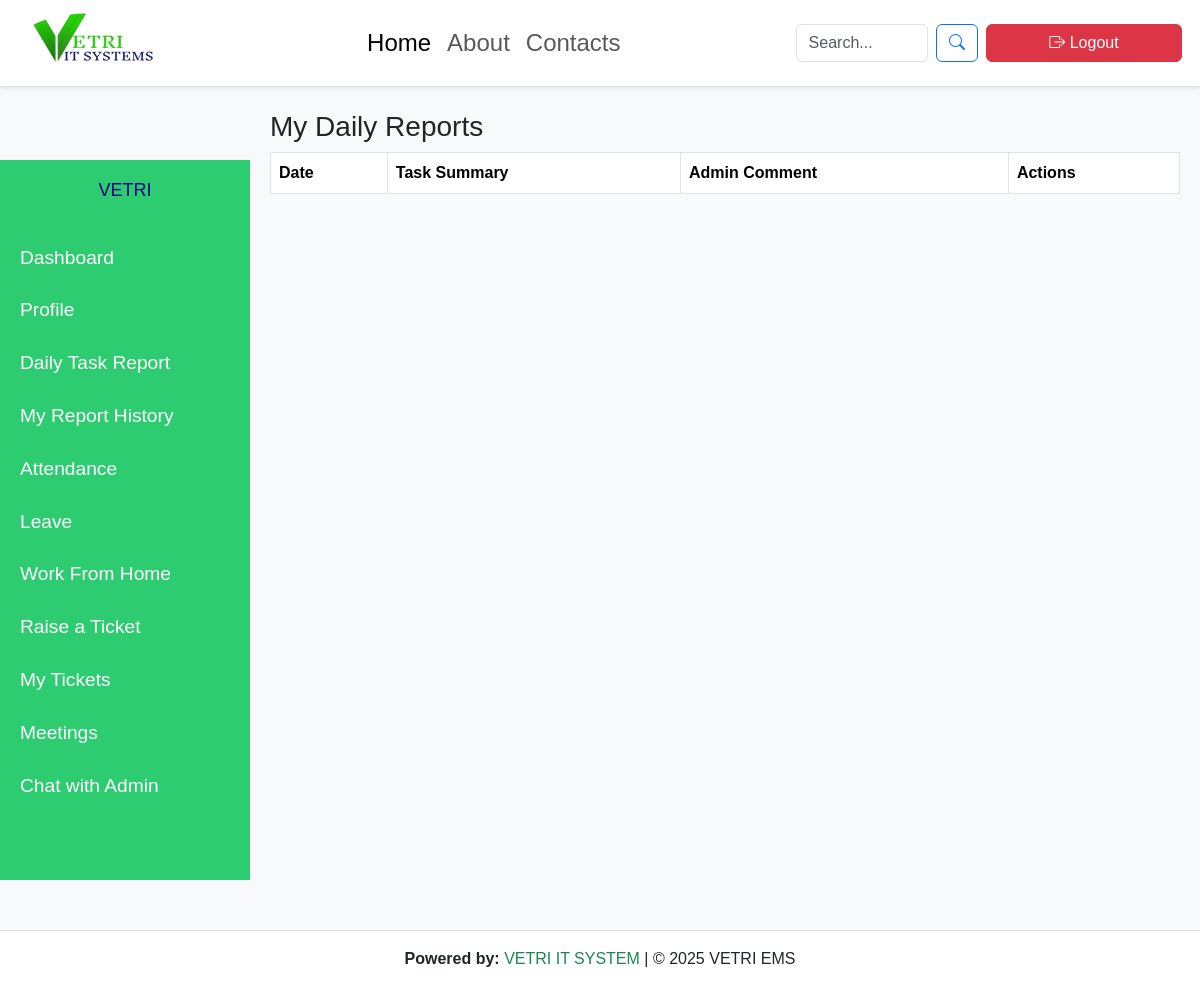
The page /report/history/ (signed in) on the database as committed earlier.
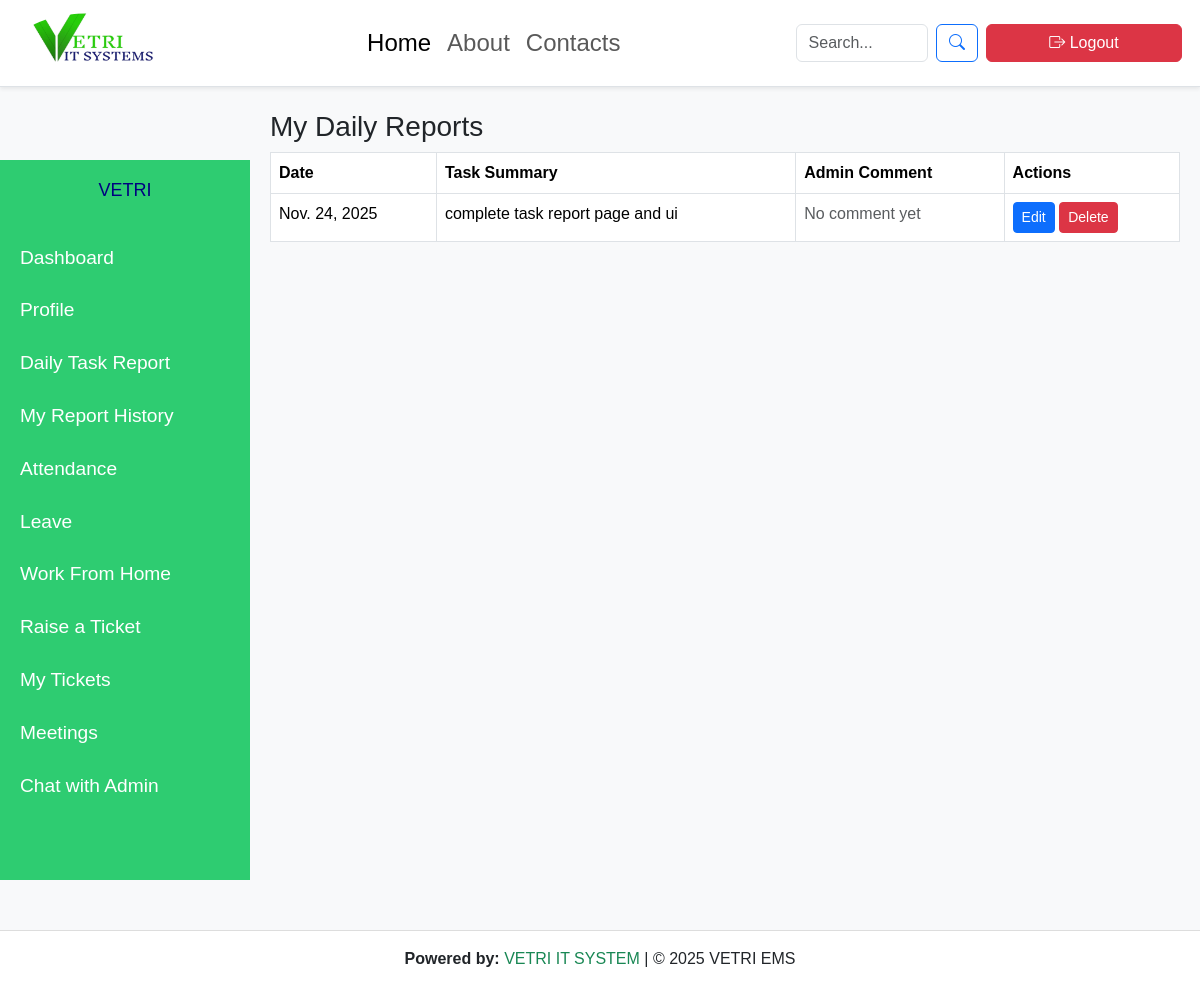
The same page on the database as committed later.
### employees/models.py (models this page shows, shortened)
class DailyReport(models.Model):
    employee = models.ForeignKey('Employee', on_delete=models.CASCADE)
    date = models.DateField(auto_now_add=True)
    task_summary = models.TextField()
    created_at = models.DateTimeField(auto_now_add=True)
    admin_comment = models.TextField(blank=True, null=True)

### employees/views.py (the view)
# urls.py: path("report/history/", views.employee_report_history, name="employee_report_history"),
def employee_report_history(request):
    employee = request.user.employee
    reports = DailyReport.objects.filter(employee=employee).order_by("-date")
    return render(request, "employees/employee_report_history.html", {"reports": reports})

### employees/context_processors.py (called while the page is built)
def admin_id_processor(request):
    try:
        admin_user = User.objects.filter(is_superuser=True).first()
        return {'admin_id': admin_user.id if admin_user else None}
    except:
        return {'admin_id': None}

def unread_ticket_count(request):
    if request.user.is_authenticated and request.user.is_superuser:
        return {"unread_count": Ticket.objects.filter(is_read=False).count()}
    return {"unread_count": 0}

### employees/templates/employees/employee_report_history.html
{% extends "base.html" %}
{% block content %}
<h3>My Daily Reports</h3>
<table class="table table-bordered">
    <thead>
        <tr>
            <th>Date</th>
            <th>Task Summary</th>
            <th>Admin Comment</th>
            <th>Actions</th>
        </tr>
    </thead>
    <tbody>
        {% for report in reports %}
        <tr>
            <td>{{ report.date }}</td>
            <td>{{ report.task_summary }}</td>
            <td>
                {% if report.admin_comment %}
                    <span class="text-success">{{ report.admin_comment }}</span>
                {% else %}
                    <span class="text-muted">No comment yet</span>
                {% endif %}
            </td>
            <td>
                <a href="{% url 'edit_daily_report' report.id %}" class="btn btn-primary btn-sm">Edit</a>
                <a href="{% url 'delete_daily_report' report.id %}" class="btn btn-danger btn-sm">Delete</a>
            </td>
        </tr>
        {% endfor %}
    </tbody>
</table>
{% endblock %}

Rows that differ between the two databases and show on the page:
added DailyReport: date "Nov. 24, 2025", task_summary "complete task report page and ui", shows "No comment yet"
